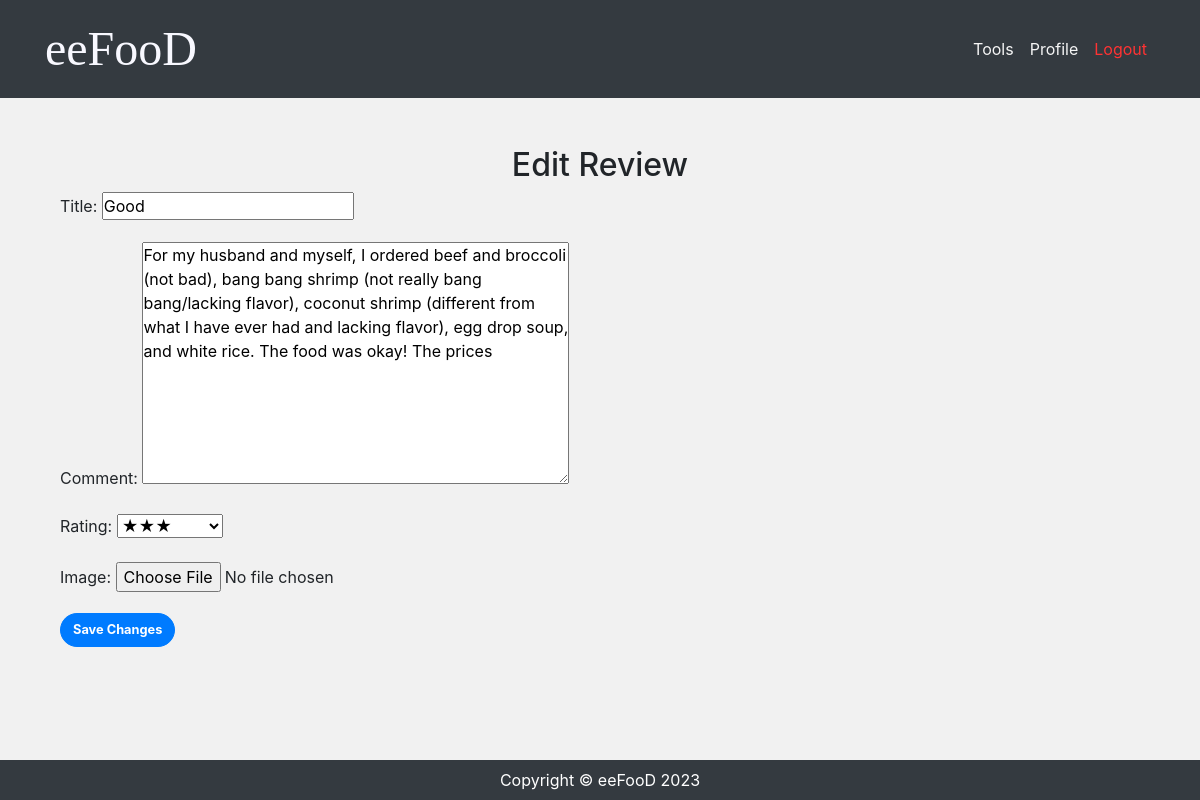
Screenshot of /review_edit/40 (signed in) with the database file from the repository.
### application/models.py (models this page shows, shortened)
class Review(models.Model):
    restaurant = models.ForeignKey(Restaurants, on_delete=models.CASCADE, related_name='reviews', null=True)
    author = models.ForeignKey(settings.AUTH_USER_MODEL, on_delete=models.CASCADE)
    title =models.CharField("Title", max_length=255)
    comment =models.TextField("Comment", max_length=255)
    rate = models.IntegerField(verbose_name='Rating', choices=SCORE_CHOICES, default='3')
    image = models.ImageField(upload_to='review_images', null=True, blank=True)
    created = models.DateTimeField("Date", default=timezone.now)
    avg_score = models.DecimalField(max_digits=3, decimal_places=1, null=True)

### application/views.py (the view, shortened to what this page needs)
# urls.py: path('review_edit/<int:pk>', views.ReviewEditView.as_view(), name='review_edit'),
class ReviewEditView(LoginRequiredMixin, UpdateView):
    model = Review
    fields = ['title', 'comment', 'rate', 'image']
    template_name = 'application/review_edit.html'
    success_url = reverse_lazy('top')
    def get(self, request, *args, **kwargs):
        self.object = self.get_object()
        if self.object.author != self.request.user:
            return HttpResponseForbidden()
        return super().get(request, *args, **kwargs)

### application/templates/application/review_edit.html (shortened to what this page needs)
{% extends 'application/base.html' %}
{% block content %}
  <div class="container my-5">
    <h2 class="text-center">Edit Review</h2>
    <form method="POST" enctype="multipart/form-data">
      {{ form.as_p }}
      <button type="submit" class="btn btn-primary">Save Changes</button>
    </form>
  </div>
{% endblock %}

### application/static/style.css (style rules this page uses)
* { margin: 0; padding: 0; box-sizing: border-box; }
body { background: #f1f1f1; display: flex; flex-flow: column; min-height: 100vh; }
.btn { font-size: 80%; border-radius: 5rem; font-weight: bold; }

### rows the page displays
Review: title "Good", comment "For my husband and myself, I ordered beef and broccoli (not bad), bang bang shrimp (not really bang bang/lacking flavor), coconut shrimp (different from what I have ever had and lacking flavor), egg drop soup, and white rice. The food was okay! The prices", rate "★★★"
